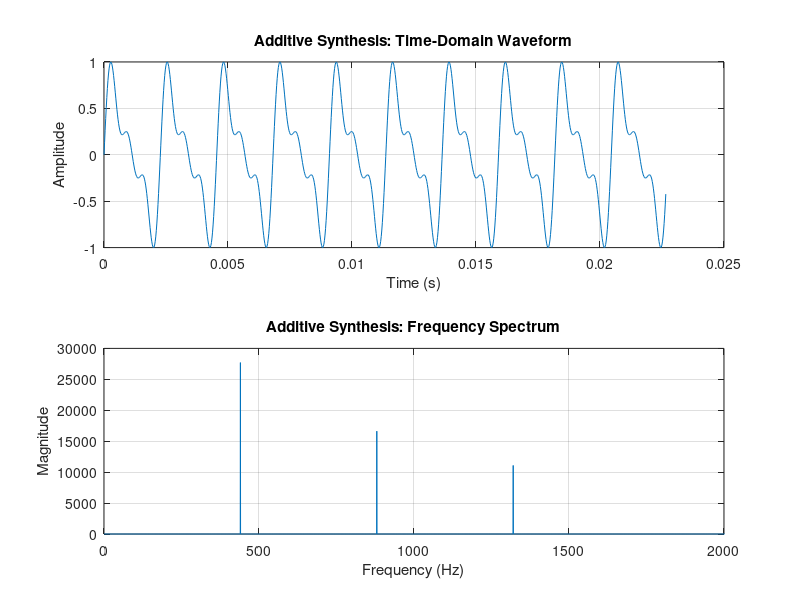

This chart was generated by the following MATLAB code:
%% Alternative Implementation 1: Loop-based Approach
% Linear Synthesis: Additive Synthesis - Iterative summation
clc; clear; close all;

% System configuration
sample_rate = 44100;
sound_length = 2;
time_vector = 0:1/sample_rate:sound_length-1/sample_rate;

% Harmonic series definition
frequencies = [440, 880, 1320]; % Hz
amplitudes = [0.5, 0.3, 0.2];

% Initialize output signal
composite_signal = zeros(size(time_vector));

% Additive synthesis using loop
for harmonic = 1:length(frequencies)
    harmonic_component = amplitudes(harmonic) * sin(2 * pi * frequencies(harmonic) * time_vector);
    composite_signal = composite_signal + harmonic_component;
end

% Signal conditioning
composite_signal = composite_signal / max(abs(composite_signal));

% Audio output
sound(composite_signal, sample_rate);

% Visualization
figure;
subplot(2,1,1);
plot(time_vector(1:1000), composite_signal(1:1000));
title('Additive Synthesis: Time-Domain Waveform');
xlabel('Time (s)'); ylabel('Amplitude'); grid on;

% Spectral analysis
N = length(composite_signal);
f = (0:N-1)*(sample_rate/N);
Y = fft(composite_signal);
Y = abs(Y(1:N/2));
f = f(1:N/2);

subplot(2,1,2);
plot(f, Y);
title('Additive Synthesis: Frequency Spectrum');
xlabel('Frequency (Hz)'); ylabel('Magnitude');
xlim([0 2000]); grid on;
